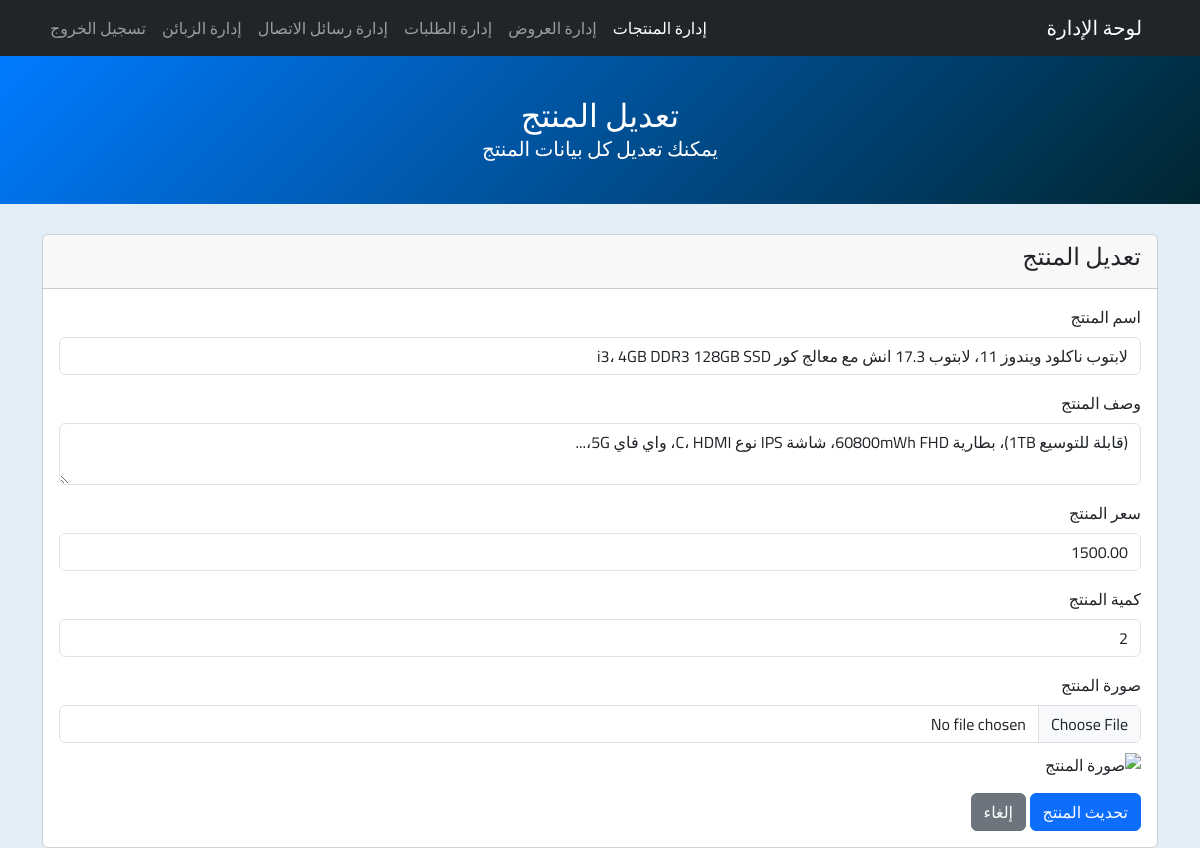
Page /admin/edit_product.php?id=22 on the committed database.
### tables this page shows
CREATE TABLE `products` (
  `id` int(11) NOT NULL,
  `name` varchar(255) NOT NULL,
  `description` text DEFAULT NULL,
  `price` decimal(10,2) NOT NULL,
  `image` varchar(255) DEFAULT NULL,
  `created_at` timestamp NOT NULL DEFAULT current_timestamp(),
  `quantity` int(11) NOT NULL DEFAULT 1
);

### admin/edit_product.php (the view, shortened to what this page needs)
<?php
include("../php/config.php");
$product_id = intval($_GET['id']);
$stmt = $conn->prepare("SELECT name, description, price,quantity, image FROM products WHERE id = ?");
$stmt->bind_param("i", $product_id);
$stmt->execute();
$result = $stmt->get_result();
$product = $result->fetch_assoc();
?>
<!DOCTYPE html>
<html lang="ar">
<head>
    <link href="https://cdn.jsdelivr.net/npm/bootstrap@5.3.3/dist/css/bootstrap.min.css" rel="stylesheet">
    <link rel="stylesheet" href="https://cdn.jsdelivr.net/npm/bootstrap-icons/font/bootstrap-icons.css">
    <link rel="stylesheet" href="../css/style.css">
</head>
<body dir="rtl">
    <nav class="navbar navbar-expand-lg navbar-dark bg-dark">
        <div class="container">
            <a class="navbar-brand" href="admin_dashboard.php">لوحة الإدارة</a>
            <div class="collapse navbar-collapse" id="adminNav">
                <ul class="navbar-nav me-auto">
                    <li class="nav-item"><a class="nav-link active" href="admin_product.php">إدارة المنتجات</a></li>
                    <li class="nav-item"><a class="nav-link" href="admin_offers.php">إدارة العروض</a></li>
                    <li class="nav-item"><a class="nav-link " href="admin_orders.php">إدارة الطلبات</a></li>
                    <li class="nav-item"><a class="nav-link" href="admin_contact.php">إدارة رسائل الاتصال</a></li>
                    <li class="nav-item"><a class="nav-link" href="admin_users.php">إدارة الزبائن</a></li>
                    <li class="nav-item"><a class="nav-link" href="../php/logout.php">تسجيل الخروج</a></li>
                </ul>
            </div>
        </div>
    </nav>
    <header class="dashboard-header">
        <div class="container">
            <h1>تعديل المنتج</h1>
            <p>يمكنك تعديل كل بيانات المنتج</p>
        </div>
    </header>
    <div class="container mt-4">
        <div class="card">
            <div class="card-header">
                <h4>تعديل المنتج</h4>
            </div>
            <div class="card-body">
                <form action="" method="post" enctype="multipart/form-data">
                    <div class="mb-3">
                        <label for="name" class="form-label">اسم المنتج</label>
                        <input type="text" class="form-control" name="name" id="name" value="<?= htmlspecialchars($product['name']) ?>" required>
                    </div>
                    <div class="mb-3">
                        <label for="description" class="form-label">وصف المنتج</label>
                        <textarea class="form-control" name="description" id="description" required><?= htmlspecialchars($product['description']) ?></textarea>
                    </div>
                    <div class="mb-3">
                        <label for="price" class="form-label">سعر المنتج</label>
                        <input type="number" step="0.01" class="form-control" name="price" id="price" value="<?= htmlspecialchars($product['price']) ?>" required>
                    </div>
                    <div class="mb-3">
                        <label for="quantity" class="form-label"> كمية المنتج</label>
                        <input type="number" step="1" class="form-control" name="quantity" id="quantity" value="<?= htmlspecialchars($product['quantity']) ?>" required>
                    </div>
                    <div class="mb-3">
                        <label for="image" class="form-label">صورة المنتج</label>
                        <input type="file" class="form-control" name="image" id="image" accept="image/*">
                        <?php if (!empty($product['image'])): ?>
                            <div class="mt-2">
                                <img src="../uploads/?= htmlspecialchars($product['image']) ?>" alt="صورة المنتج" width="100">
                            </div>
                        <?php endif; ?>
                    </div>
                    <button type="submit" name="submit" class="btn btn-primary">تحديث المنتج</button>
                    <a href="admin_product.php" class="btn btn-secondary">إلغاء</a>
                </form>
            </div>
        </div>
    </div>
</body>
</html>

### css/style.css (style rules this page uses)
* { padding: 0; margin: 0; box-sizing: border-box; }
:root { --bg-main-color: #FFFFFF ; --bg-secondary-color:#EF8354 ; --btn-color:#0036CB ; --btn-hover-color:#001755; --btn-text-color:#FFFFFF; --title-color:#2D3142 ; --text-color:#BFC0C0; --border-main-color:#EF8354 ; --border-hover-color:#f06124; }
a { text-decoration: none; }
html { scroll-behavior: smooth; }
body { font-family: cairo; direction: rtl; }
ul { list-style: none; }

### admin/edit_product.php (style rules this page uses)
body { background: #e4eef7; }
.dashboard-header { background: linear-gradient(135deg, #007bff, rgb(0, 38, 48)); color: #fff; padding: 40px 0; text-align: center; margin-bottom: 30px; }
.dashboard-header h1 { margin: 0; font-size: 2rem; }
.dashboard-header p { margin: 0; font-size: 1.25rem; }

### rows in the picture
products: name "لابتوب ناكلود ويندوز 11، لابتوب 17.3 انش مع معالج كور i3، 4GB DDR3 128GB SSD", description "(قابلة للتوسيع 1TB)، بطارية 60800mWh FHD، شاشة IPS نوع C، HDMI، واي فاي 5G،...", price "1500.00", quantity "2"
